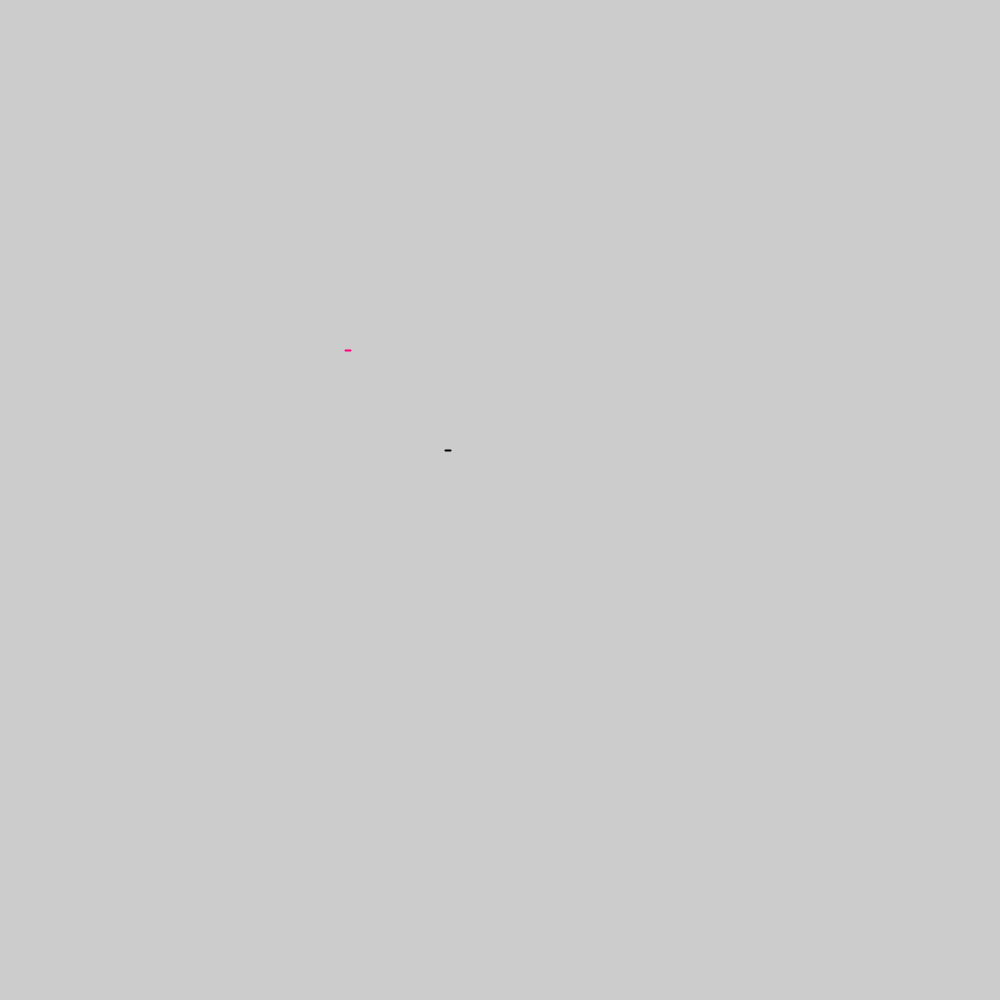
Frame 1 (no input)
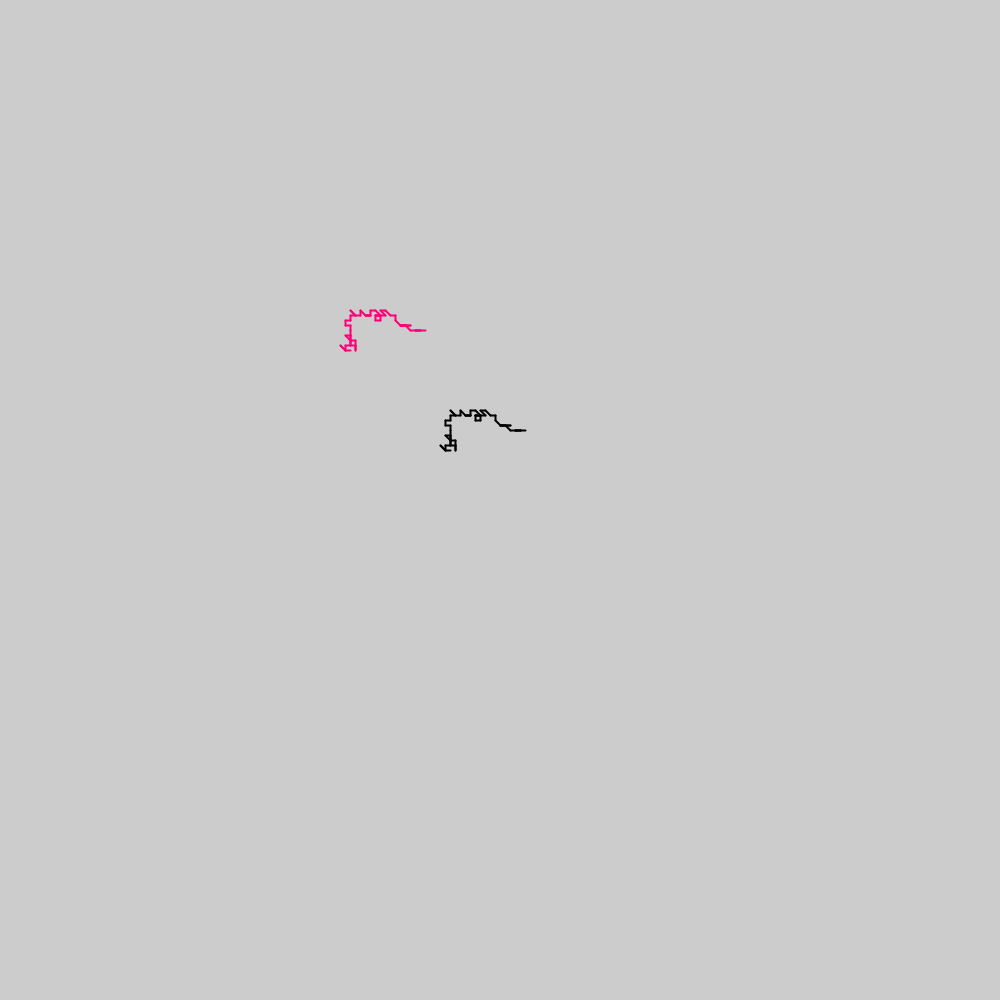
Frame 60 (the mouse pressed at the canvas centre just before this capture)
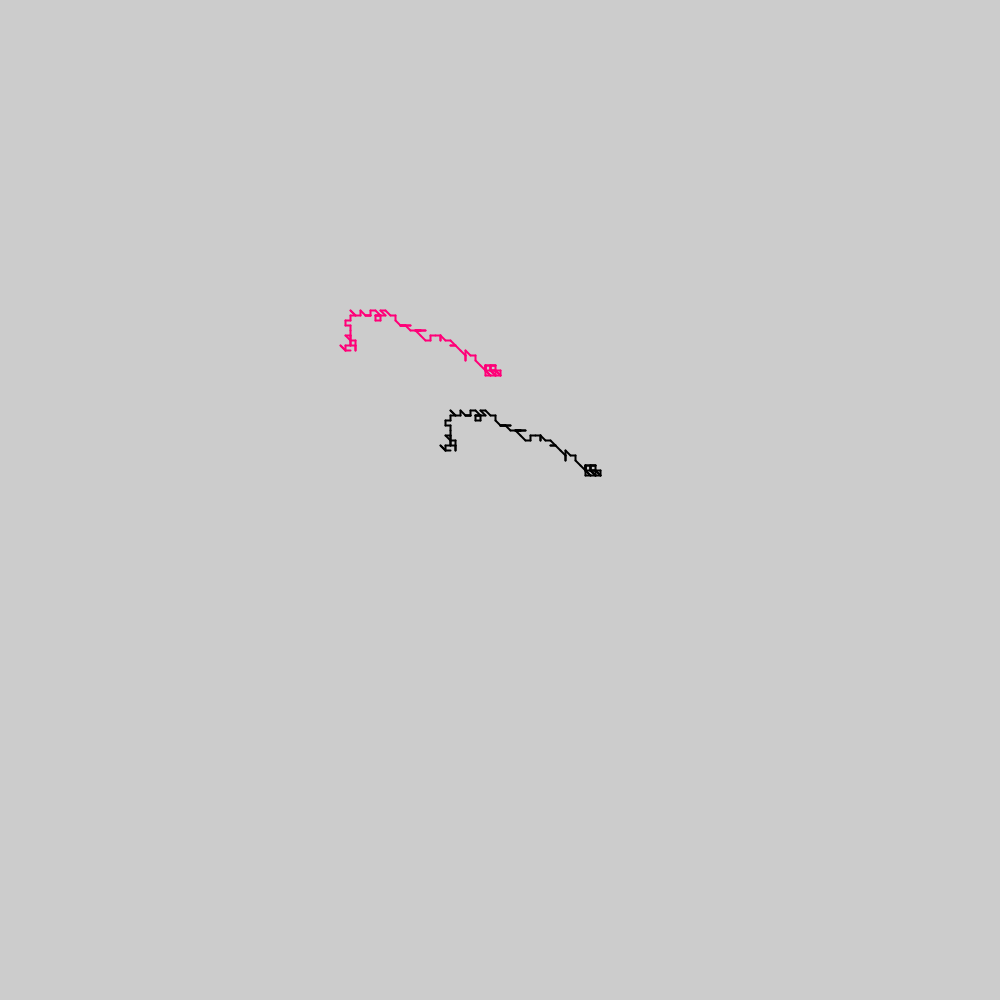
Frame 120 (the mouse held since frame 60 and released just before this capture)

The Processing sketch that drew these frames (run headless with seeded random() and noise(); from frame 60 on, the mouse is pressed at the canvas centre):

// Processing sketch: Axonometric_Patterns
// ── Axonometric_Patterns.pde
float x=450;
float y=450;
float x1=350;
float y1=350;
float x2=450;
float y2=450;
float x3=350;
float y3=350;
float step=5;
float count=0;
float count1=0;
float r=0;
float g=127;
float b=255;
float noice=0;
int limit=5000;
int array1[] = new int[limit];
int array2[] = new int[limit];
int index=0;

void setup() { 
  size(1000, 1000);
  //frameRate(10);
  strokeWeight(2);
  
  
} 

void draw() { 
  float c1=color(r,g,b);
  stroke(c1);
  
  //background(220);
  //float rand=random(1,9);
  float noice1=noise(noice);
  noice+=2;
  int rand=(int)map(noice1,0,1,0,8);
  int numb =(int)rand;
  
  array1[index]=numb;
  index++;
  
  //array1.pop();
  //print("count is "+count );
  //print(count);
  
  if (count<limit){
    count++;
    array2 = array1;
  //print(array1);
  }
  else {
    while(count1<=limit){
    
    float to_use=array1[array1.length-1];
      print("to use is "+to_use);
      
  if(to_use==1){
    line(x,y,x,y+step);
    y=y+step;   }
  if(to_use==2){
  line(x,y,x,y-step);
    y=y-step;}
  if(to_use==3){
  line(x,y,x+step,y);
    x=x+step;}
  if(to_use==4){
  line(x,y,x-step,y);
    x=x-step;}
  if(to_use==5){
  line(x,y,x+step,y+step);
    x=x+step;
    y=y+step;}
  if(to_use==6){
  line(x,y,x-step,y-step);
    x=x-step;
    y=y-step;}
  if(to_use==7){
  line(x,y,x+step,y-step);
    x=x+step;
    y=y-step;}
  if(to_use==8){
  line(x,y,x-step,y+step);
    x=x-step;
    y=y+step;}
      
   float to_use2=-1*array1[array1.length-1];
      print("to use2 is "+to_use2);
  //1    
  if(to_use2==-3){
    stroke(0);
    line(x1,y1,x1,y1+step);
    y1=y1+step;
             }
  //2    
  if(to_use2==-4){
    stroke(0);
  line(x1,y1,x1,y1-step);
    y1=y1-step;}
  //3    
  if(to_use2==-2){
    stroke(0);
  line(x1,y1,x1+step,y1);
    x1=x1+step;}
  //4    
  if(to_use2==-1){
    stroke(0);
  line(x1,y1,x1-step,y1);
    x1=x1-step;}
  //5    
  if(to_use2==-6){
    stroke(0);
  line(x1,y1,x1+step,y1+step);
    x1=x1+step;
    y1=y1+step;}
  //6    
  if(to_use2==-5){
  line(x1,y1,x1-step,y1-step);
    x1=x1-step;
    y1=y1-step;}
  //7    
  if(to_use2==-8){
    stroke(0);
  line(x1,y1,x1+step,y1-step);
    x1=x1+step;
    y1=y1-step;}
  //8    
  if(to_use2==-7){
    stroke(0);
  line(x1,y1,x1-step,y1+step);
    x1=x1-step;
    y1=y1+step;}
  
  
    array1[array1.length-1]=0;
    count1++;  
    //print(array2);
    }
   // to_use=9;
    numb=9;
        //print("popping"+array1+"length is "+array1.length);   
  }
  
  if(numb==9){
    pushMatrix();
  rotate(PI/2);
    popMatrix();
  }
  //print(array);
  
  if((x>400)||(x<0)){
  
  x=200;
    r+=50;
    b-=15;
    g+=random(-20,20);
  y=200;
  }
  if((y>400)||(y<0)){
  r+=50;
    b-=15;
    g+=random(-20,20);
  y=200;
  }
  if(numb==1){
    line(x2,y2,x2,y2+step);
    y2=y2+step;
             }
  if(numb==2){
  line(x2,y2,x2,y2-step);
    y2=y2-step;}
  if(numb==3){
  line(x2,y2,x2+step,y2);
    x2=x2+step;}
  if(numb==4){
  line(x2,y2,x2-step,y2);
    x2=x2-step;}
  if(numb==5){
  line(x2,y2,x2+step,y2+step);
    x2=x2+step;
    y2=y2+step;}
  if(numb==6){
  line(x2,y2,x2-step,y2-step);
    x2=x2-step;
    y2=y2-step;}
  if(numb==7){
  line(x2,y2,x2+step,y2-step);
    x2=x2+step;
    y2=y2-step;}
  if(numb==8){
  line(x2,y2,x2-step,y2+step);
    x2=x2-step;
    y2=y2+step;}
  
    if(-1*numb==-1){
  stroke(255,0,120);
    line(x3,y3,x3,y3+step);
    y3=y3+step;
             }
  if(-1*numb==-2){
  stroke(255,0,120);
  line(x3,y3,x3,y3-step);
    y3=y3-step;}
  if(-1*numb==-3){
  stroke(255,0,120);
  line(x3,y3,x3+step,y3);
    x3=x3+step;}
  if(-1*numb==-4){
    stroke(255,0,120);
  line(x3,y3,x3-step,y3);
    x3=x3-step;}
  if(-1*numb==-5){
    stroke(255,0,120);
  line(x3,y3,x3+step,y3+step);
    x3=x3+step;
    y3=y3+step;}
  if(-1*numb==-6){
     stroke(255,0,120);
  line(x3,y3,x3-step,y3-step);
    x3=x3-step;
    y3=y3-step;}
  if(-1*numb==-7){
    stroke(255,0,120);
  line(x3,y3,x3+step,y3-step);
    x3=x3+step;
    y3=y3-step;}
  if(-1*numb==-8){
    stroke(255,0,120);
  line(x3,y3,x3-step,y3+step);
    x3=x3-step;
    y3=y3+step;}
  
}
